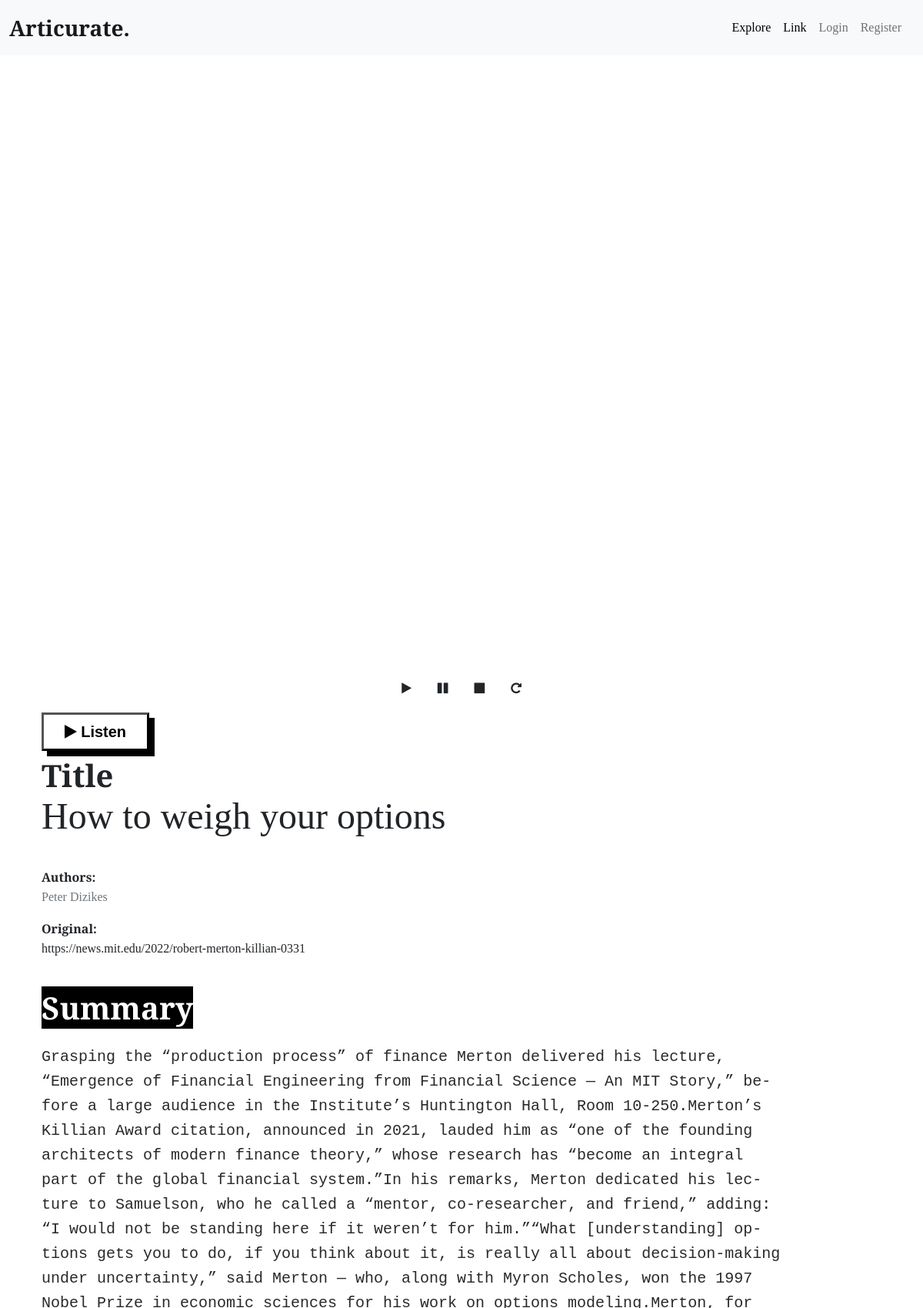
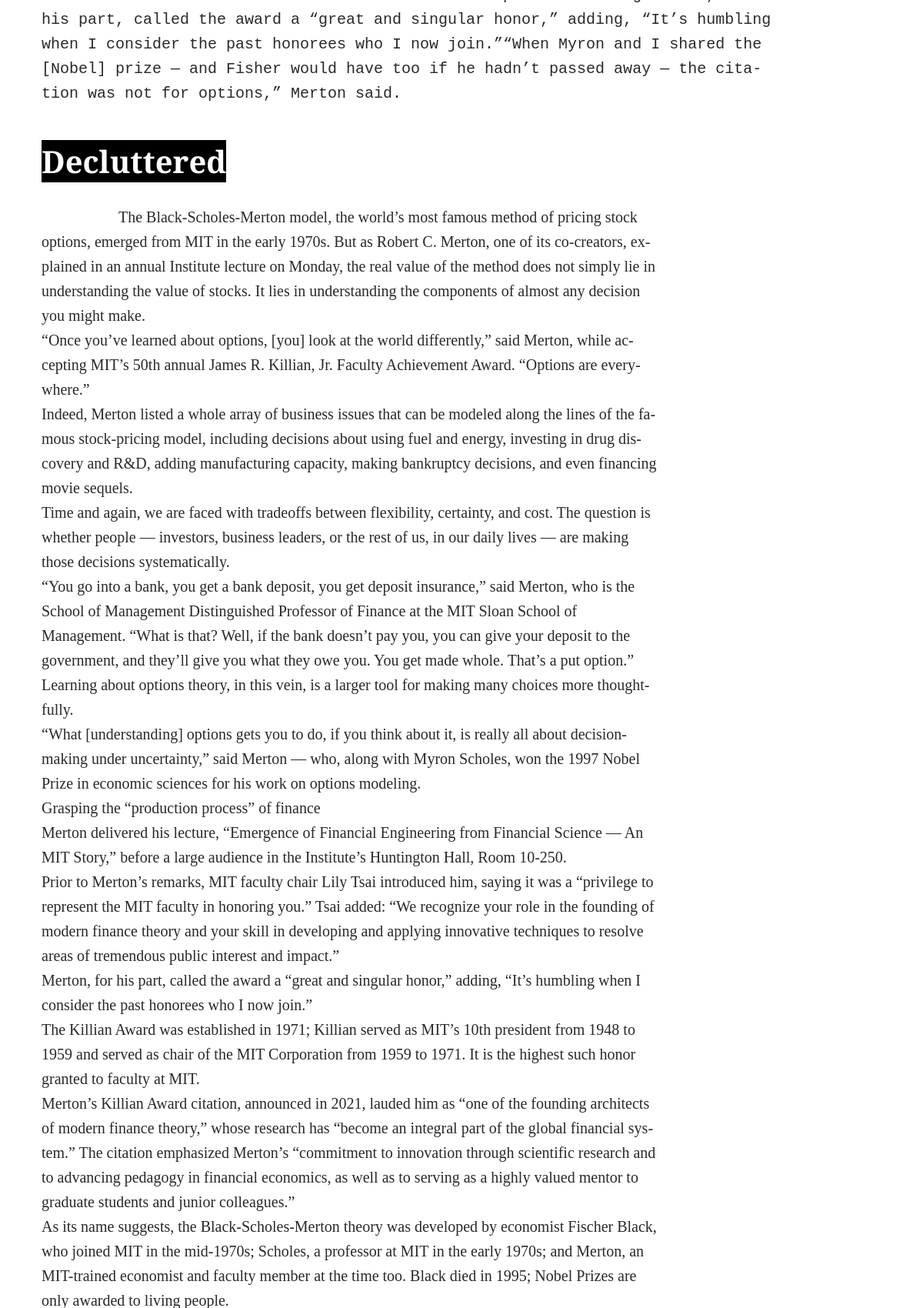
/e/61 (upper part), run on the app's committed database (2 pictures, top to bottom).
### app/models.py (models this page shows, shortened)
class Entry(db.Model):
    __tablename__ = "entries"
    id = db.Column(db.Integer, unique=True, primary_key=True)
    entry_created = db.Column(db.DateTime, nullable=False, default=datetime.utcnow)
    source_url = db.Column(db.String(240))
    title = db.Column(db.String(100))
    published_date = db.Column(db.DateTime)
    authors = db.Column(db.String(240))
    top_image = db.Column(db.String(240))
    content = db.Column(db.Text)
    summary = db.Column(db.Text)
    audio_file = db.Column(db.String(240))
    user_id = db.Column(db.Integer, db.ForeignKey("users.id"))
    feed_id = db.Column(db.Integer, db.ForeignKey("feeds.id"))

### app/main/routes.py (the view)
@main.route("/e/<entry_id>")
def get_entry(entry_id):
    entry = Entry.query.get_or_404(entry_id)
    return render_template("entry.html", entry=entry)

### app/templates/entry.html (shortened to what this page needs)
{% extends "layout.html" %}
{% block content %}
<link rel="stylesheet" href="{{url_for('static', filename='styles/entry.css')}}" />
<div class="container-fluid">
    <div class="row" id="audioRow">
        <div class="col">
            <div style="position: relative;">
                <div class="audio-container siri-container" id="siriContainer">
                </div>
            </div>
            <div class="container d-flex  flex-lg-row justify-content-center" id="controls">
                <button class="btn  m-1 mybtn bgbtn" id="playBtn"><i class="fa fa-play"></i>
                </button>
                <button class="btn  m-1 mybtn bgbtn" id="pauseBtn"><i class="fa fa-pause"></i>
                </button>
                <button class="btn  m-1 mybtn bgbtn" id="stopBtn"><i class="fa fa-stop"></i>
                </button>
                <button class="btn m-1 mybtn bgbtn" id="replayBtn"><i class="fa fa-repeat"></i>
                </button>
            </div>
        </div>
    </div>
</div>
<div class="container-fluid">
    <div class="row">
        <div class="container-fluid">
            <div class="col">
                <div class="container my-2">
                    <button class="" id="listenBtn" style="border-radius: 0px;"><i class="fa fa-solid fa-play"></i>
                        Listen</button>
                </div>
                <div class="container">
                    <span class="display-6" style="font-weight: 900;">Title</span>
                    <p class="display-5" id="title">
                        {{entry.title}}
                    </p>
                    {% if entry.authors %}
                    <span style="font-weight: 900;">Authors: </span>
                    <p id="publishDate" class="text-muted">
                        {{entry.authors}}
                    </p>
                    {% endif %}
                    {% if entry.source_url %}
                    <span style="font-weight: 900;">Original: </span>
                    <p id="sourceUrl" style="">
                        {{entry.source_url}}
                    </p>
                    {% endif %}
                </div>
            </div>
        </div>
    </div>
</div>
<div class="container-fluid my-4">
    <div class="row" id="summaryRow">
        <div class="container-fluid">
            <div class="col">
                <div class="container">
                    <span class="display-6"
                        style="background-color: black; color:white;font-weight: 900;">Summary</span>
                    <p id="summary" class="my-4">
                        {{entry.summary}}
                    </p>
                </div>
            </div>
        </div>
    </div>
</div>
<div class="container-fluid my-4">
    <div class="row" id="contentRow">
        <div class="col">
            <div class="container">
                <span class="display-6"
                    style="background-color: black; color:white;font-weight: 900;">Decluttered</span>
                <p id="content">
                </p>
            </div>
        </div>
    </div>
</div>
{% endblock %}

### app/static/styles/global.css (style rules this page uses)
body, html { height: 100%; width: 100%; font-family: "PT Serif", serif; }
p { font-family: "PT Serif", serif; font-size: 16px; line-height: 26px; word-wrap: break-word; overflow-wrap: break-word; hyphens: auto; }

### app/static/styles/entry.css (style rules this page uses)
#contentRow { min-height: 500px; }
#title { max-width: 40ch; min-height: 80px; }
#summary { max-width: 80ch; font-family: monospace; font-size: 20px; line-height: 32px; color: rgba(41, 41, 41, 1); font-weight: 400; word-wrap: break-word; }
#content { min-height: 500px; max-width: 80ch; font-family: "PT Serif", serif; font-size: 20px; line-height: 32px; color: rgba(41, 41, 41, 1); font-weight: 400; word-wrap: break-word; white-space: pre-wrap; }
#controls { position: sticky; z-index: 10; }

### app/templates/entry.html (style rules this page uses)
#listenBtn { font-size: 20px; font-family: Arial; width: 140px; height: 50px; border-width: 3px; color: black; border-color: black; font-weight: bold; border-top-left-radius: 0px; border-top-right-radius: 0px; border-bottom-left-radius: 0px; border-bottom-right-radius: 0px; box-shadow: 7px 7px 0px 0px black; background: none; }

### data on the page
Entry: title "How to weigh your options", authors "Peter Dizikes", source_url "https://news.mit.edu/2022/robert-merton-killian-0331", summary "Grasping the “production process” of finance Merton delivered his lecture, “Emergence of Financial Engineering from Financial Science — An MIT Story,” before a large audience in the Institute’s Huntington Hall, Room 10-250.Merton’s Killian Award citation, announced in 2021, lauded him as “one of the founding architects of modern finance theory,” whose research has “become an integral part of the global financial system.”In his remarks, Merton dedicated his lecture to Samuelson, who he called a “mentor, co-researcher, and friend,” adding: “I would not be standing here if it weren’t for him.”“What [understanding] options gets you to do, if you think about it, is really all about…"
